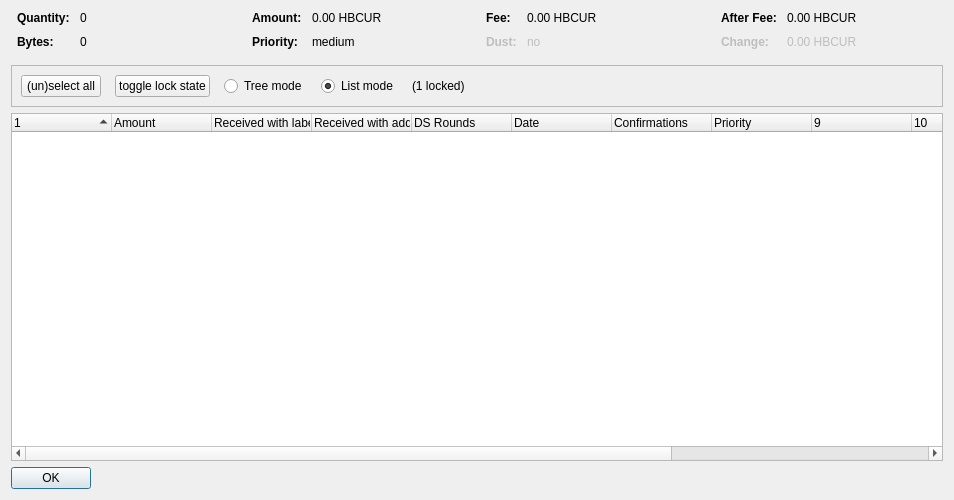
<?xml version="1.0" encoding="UTF-8"?>
<ui version="4.0">
 <class>CoinControlDialog</class>
 <widget class="QDialog" name="CoinControlDialog">
  <property name="geometry">
   <rect>
    <x>0</x>
    <y>0</y>
    <width>954</width>
    <height>500</height>
   </rect>
  </property>
  <property name="windowTitle">
   <string>Coin Selection</string>
  </property>
  <layout class="QVBoxLayout" name="verticalLayout">
   <item>
    <layout class="QHBoxLayout" name="horizontalLayoutTop" stretch="0,0,0,0">
     <property name="topMargin">
      <number>0</number>
     </property>
     <property name="bottomMargin">
      <number>10</number>
     </property>
     <item>
      <layout class="QFormLayout" name="formLayoutCoinControl1">
       <property name="horizontalSpacing">
        <number>10</number>
       </property>
       <property name="verticalSpacing">
        <number>10</number>
       </property>
       <property name="leftMargin">
        <number>6</number>
       </property>
       <property name="rightMargin">
        <number>6</number>
       </property>
       <item row="0" column="0">
        <widget class="QLabel" name="labelCoinControlQuantityText">
         <property name="font">
          <font>
           <weight>75</weight>
           <bold>true</bold>
          </font>
         </property>
         <property name="text">
          <string>Quantity:</string>
         </property>
        </widget>
       </item>
       <item row="0" column="1">
        <widget class="QLabel" name="labelCoinControlQuantity">
         <property name="cursor">
          <cursorShape>IBeamCursor</cursorShape>
         </property>
         <property name="contextMenuPolicy">
          <enum>Qt::ActionsContextMenu</enum>
         </property>
         <property name="text">
          <string notr="true">0</string>
         </property>
         <property name="textInteractionFlags">
          <set>Qt::LinksAccessibleByMouse|Qt::TextSelectableByKeyboard|Qt::TextSelectableByMouse</set>
         </property>
        </widget>
       </item>
       <item row="1" column="0">
        <widget class="QLabel" name="labelCoinControlBytesText">
         <property name="font">
          <font>
           <weight>75</weight>
           <bold>true</bold>
          </font>
         </property>
         <property name="text">
          <string>Bytes:</string>
         </property>
        </widget>
       </item>
       <item row="1" column="1">
        <widget class="QLabel" name="labelCoinControlBytes">
         <property name="cursor">
          <cursorShape>IBeamCursor</cursorShape>
         </property>
         <property name="contextMenuPolicy">
          <enum>Qt::ActionsContextMenu</enum>
         </property>
         <property name="text">
          <string notr="true">0</string>
         </property>
         <property name="textInteractionFlags">
          <set>Qt::LinksAccessibleByMouse|Qt::TextSelectableByKeyboard|Qt::TextSelectableByMouse</set>
         </property>
        </widget>
       </item>
      </layout>
     </item>
     <item>
      <layout class="QFormLayout" name="formLayoutCoinControl2">
       <property name="horizontalSpacing">
        <number>10</number>
       </property>
       <property name="verticalSpacing">
        <number>10</number>
       </property>
       <property name="leftMargin">
        <number>6</number>
       </property>
       <property name="rightMargin">
        <number>6</number>
       </property>
       <item row="0" column="0">
        <widget class="QLabel" name="labelCoinControlAmountText">
         <property name="font">
          <font>
           <weight>75</weight>
           <bold>true</bold>
          </font>
         </property>
         <property name="text">
          <string>Amount:</string>
         </property>
        </widget>
       </item>
       <item row="0" column="1">
        <widget class="QLabel" name="labelCoinControlAmount">
         <property name="cursor">
          <cursorShape>IBeamCursor</cursorShape>
         </property>
         <property name="contextMenuPolicy">
          <enum>Qt::ActionsContextMenu</enum>
         </property>
         <property name="text">
          <string notr="true">0.00 HBCUR</string>
         </property>
         <property name="textInteractionFlags">
          <set>Qt::LinksAccessibleByMouse|Qt::TextSelectableByKeyboard|Qt::TextSelectableByMouse</set>
         </property>
        </widget>
       </item>
       <item row="1" column="0">
        <widget class="QLabel" name="labelCoinControlPriorityText">
         <property name="font">
          <font>
           <weight>75</weight>
           <bold>true</bold>
          </font>
         </property>
         <property name="text">
          <string>Priority:</string>
         </property>
        </widget>
       </item>
       <item row="1" column="1">
        <widget class="QLabel" name="labelCoinControlPriority">
         <property name="cursor">
          <cursorShape>IBeamCursor</cursorShape>
         </property>
         <property name="contextMenuPolicy">
          <enum>Qt::ActionsContextMenu</enum>
         </property>
         <property name="text">
          <string>medium</string>
         </property>
         <property name="textInteractionFlags">
          <set>Qt::LinksAccessibleByMouse|Qt::TextSelectableByKeyboard|Qt::TextSelectableByMouse</set>
         </property>
        </widget>
       </item>
      </layout>
     </item>
     <item>
      <layout class="QFormLayout" name="formLayoutCoinControl3">
       <property name="horizontalSpacing">
        <number>10</number>
       </property>
       <property name="verticalSpacing">
        <number>10</number>
       </property>
       <property name="leftMargin">
        <number>6</number>
       </property>
       <property name="rightMargin">
        <number>6</number>
       </property>
       <item row="0" column="0">
        <widget class="QLabel" name="labelCoinControlFeeText">
         <property name="font">
          <font>
           <weight>75</weight>
           <bold>true</bold>
          </font>
         </property>
         <property name="text">
          <string>Fee:</string>
         </property>
        </widget>
       </item>
       <item row="0" column="1">
        <widget class="QLabel" name="labelCoinControlFee">
         <property name="cursor">
          <cursorShape>IBeamCursor</cursorShape>
         </property>
         <property name="contextMenuPolicy">
          <enum>Qt::ActionsContextMenu</enum>
         </property>
         <property name="text">
          <string notr="true">0.00 HBCUR</string>
         </property>
         <property name="textInteractionFlags">
          <set>Qt::LinksAccessibleByMouse|Qt::TextSelectableByKeyboard|Qt::TextSelectableByMouse</set>
         </property>
        </widget>
       </item>
       <item row="1" column="0">
        <widget class="QLabel" name="labelCoinControlLowOutputText">
         <property name="enabled">
          <bool>false</bool>
         </property>
         <property name="font">
          <font>
           <weight>75</weight>
           <bold>true</bold>
          </font>
         </property>
         <property name="text">
          <string>Dust:</string>
         </property>
        </widget>
       </item>
       <item row="1" column="1">
        <widget class="QLabel" name="labelCoinControlLowOutput">
         <property name="enabled">
          <bool>false</bool>
         </property>
         <property name="cursor">
          <cursorShape>IBeamCursor</cursorShape>
         </property>
         <property name="contextMenuPolicy">
          <enum>Qt::ActionsContextMenu</enum>
         </property>
         <property name="text">
          <string>no</string>
         </property>
         <property name="textInteractionFlags">
          <set>Qt::LinksAccessibleByMouse|Qt::TextSelectableByKeyboard|Qt::TextSelectableByMouse</set>
         </property>
        </widget>
       </item>
      </layout>
     </item>
     <item>
      <layout class="QFormLayout" name="formLayoutCoinControl4">
       <property name="horizontalSpacing">
        <number>10</number>
       </property>
       <property name="verticalSpacing">
        <number>10</number>
       </property>
       <property name="leftMargin">
        <number>6</number>
       </property>
       <property name="rightMargin">
        <number>6</number>
       </property>
       <item row="0" column="0">
        <widget class="QLabel" name="labelCoinControlAfterFeeText">
         <property name="font">
          <font>
           <weight>75</weight>
           <bold>true</bold>
          </font>
         </property>
         <property name="text">
          <string>After Fee:</string>
         </property>
        </widget>
       </item>
       <item row="0" column="1">
        <widget class="QLabel" name="labelCoinControlAfterFee">
         <property name="cursor">
          <cursorShape>IBeamCursor</cursorShape>
         </property>
         <property name="contextMenuPolicy">
          <enum>Qt::ActionsContextMenu</enum>
         </property>
         <property name="text">
          <string notr="true">0.00 HBCUR</string>
         </property>
         <property name="textInteractionFlags">
          <set>Qt::LinksAccessibleByMouse|Qt::TextSelectableByKeyboard|Qt::TextSelectableByMouse</set>
         </property>
        </widget>
       </item>
       <item row="1" column="0">
        <widget class="QLabel" name="labelCoinControlChangeText">
         <property name="enabled">
          <bool>false</bool>
         </property>
         <property name="font">
          <font>
           <weight>75</weight>
           <bold>true</bold>
          </font>
         </property>
         <property name="text">
          <string>Change:</string>
         </property>
        </widget>
       </item>
       <item row="1" column="1">
        <widget class="QLabel" name="labelCoinControlChange">
         <property name="enabled">
          <bool>false</bool>
         </property>
         <property name="cursor">
          <cursorShape>IBeamCursor</cursorShape>
         </property>
         <property name="contextMenuPolicy">
          <enum>Qt::ActionsContextMenu</enum>
         </property>
         <property name="text">
          <string notr="true">0.00 HBCUR</string>
         </property>
         <property name="textInteractionFlags">
          <set>Qt::LinksAccessibleByMouse|Qt::TextSelectableByKeyboard|Qt::TextSelectableByMouse</set>
         </property>
        </widget>
       </item>
      </layout>
     </item>
    </layout>
   </item>
   <item>
    <widget class="QFrame" name="frame">
     <property name="minimumSize">
      <size>
       <width>0</width>
       <height>40</height>
      </size>
     </property>
     <property name="frameShape">
      <enum>QFrame::StyledPanel</enum>
     </property>
     <property name="frameShadow">
      <enum>QFrame::Sunken</enum>
     </property>
     <layout class="QHBoxLayout" name="horizontalLayout">
      <item>
       <layout class="QHBoxLayout" name="horizontalLayoutPanel" stretch="0,0,0,0,0,0">
        <property name="spacing">
         <number>14</number>
        </property>
        <item>
         <widget class="QPushButton" name="pushButtonSelectAll">
          <property name="sizePolicy">
           <sizepolicy hsizetype="Maximum" vsizetype="Fixed">
            <horstretch>0</horstretch>
            <verstretch>0</verstretch>
           </sizepolicy>
          </property>
          <property name="text">
           <string>(un)select all</string>
          </property>
          <property name="autoDefault">
           <bool>false</bool>
          </property>
         </widget>
        </item>
        <item>
         <widget class="QPushButton" name="pushButtonToggleLock">
          <property name="sizePolicy">
           <sizepolicy hsizetype="Maximum" vsizetype="Fixed">
            <horstretch>0</horstretch>
            <verstretch>0</verstretch>
           </sizepolicy>
          </property>
          <property name="text">
           <string>toggle lock state</string>
          </property>
          <property name="autoDefault">
           <bool>false</bool>
          </property>
         </widget>
        </item>
        <item>
         <widget class="QRadioButton" name="radioTreeMode">
          <property name="sizePolicy">
           <sizepolicy hsizetype="Maximum" vsizetype="Fixed">
            <horstretch>0</horstretch>
            <verstretch>0</verstretch>
           </sizepolicy>
          </property>
          <property name="text">
           <string>Tree mode</string>
          </property>
         </widget>
        </item>
        <item>
         <widget class="QRadioButton" name="radioListMode">
          <property name="sizePolicy">
           <sizepolicy hsizetype="Maximum" vsizetype="Fixed">
            <horstretch>0</horstretch>
            <verstretch>0</verstretch>
           </sizepolicy>
          </property>
          <property name="text">
           <string>List mode</string>
          </property>
          <property name="checked">
           <bool>true</bool>
          </property>
         </widget>
        </item>
        <item>
         <widget class="QLabel" name="labelLocked">
          <property name="text">
           <string>(1 locked)</string>
          </property>
         </widget>
        </item>
        <item>
         <spacer name="horizontalSpacer">
          <property name="orientation">
           <enum>Qt::Horizontal</enum>
          </property>
          <property name="sizeHint" stdset="0">
           <size>
            <width>40</width>
            <height>20</height>
           </size>
          </property>
         </spacer>
        </item>
       </layout>
      </item>
     </layout>
    </widget>
   </item>
   <item>
    <widget class="CoinControlTreeWidget" name="treeWidget">
     <property name="contextMenuPolicy">
      <enum>Qt::CustomContextMenu</enum>
     </property>
     <property name="sortingEnabled">
      <bool>false</bool>
     </property>
     <property name="columnCount">
      <number>13</number>
     </property>
     <attribute name="headerShowSortIndicator" stdset="0">
      <bool>true</bool>
     </attribute>
     <attribute name="headerStretchLastSection">
      <bool>false</bool>
     </attribute>
     <column>
      <property name="text">
       <string/>
      </property>
     </column>
     <column>
      <property name="text">
       <string>Amount</string>
      </property>
     </column>
     <column>
      <property name="text">
       <string>Received with label</string>
      </property>
     </column>
     <column>
      <property name="text">
       <string>Received with address</string>
      </property>
     </column>
     <column>
      <property name="text">
       <string>DS Rounds</string>
      </property>
     </column>
     <column>
      <property name="text">
       <string>Date</string>
      </property>
     </column>
     <column>
      <property name="text">
       <string>Confirmations</string>
      </property>
      <property name="toolTip">
       <string>Confirmed</string>
      </property>
     </column>
     <column>
      <property name="text">
       <string>Priority</string>
      </property>
     </column>
     <column>
      <property name="text">
       <string/>
      </property>
     </column>
     <column>
      <property name="text">
       <string/>
      </property>
     </column>
     <column>
      <property name="text">
       <string/>
      </property>
     </column>
     <column>
      <property name="text">
       <string/>
      </property>
     </column>
     <column>
      <property name="text">
       <string/>
      </property>
     </column>
    </widget>
   </item>
   <item>
    <widget class="QDialogButtonBox" name="buttonBox">
     <property name="sizePolicy">
      <sizepolicy hsizetype="Maximum" vsizetype="Fixed">
       <horstretch>0</horstretch>
       <verstretch>0</verstretch>
      </sizepolicy>
     </property>
     <property name="orientation">
      <enum>Qt::Horizontal</enum>
     </property>
     <property name="standardButtons">
      <set>QDialogButtonBox::Ok</set>
     </property>
    </widget>
   </item>
  </layout>
 </widget>
 <customwidgets>
  <customwidget>
   <class>CoinControlTreeWidget</class>
   <extends>QTreeWidget</extends>
   <header>coincontroltreewidget.h</header>
  </customwidget>
 </customwidgets>
 <resources/>
 <connections/>
</ui>
